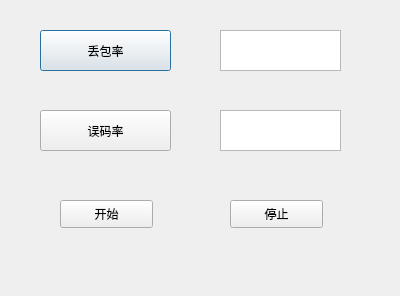
<?xml version="1.0" encoding="UTF-8"?>
<ui version="4.0">
 <class>Dialog</class>
 <widget class="QDialog" name="Dialog">
  <property name="geometry">
   <rect>
    <x>0</x>
    <y>0</y>
    <width>400</width>
    <height>296</height>
   </rect>
  </property>
  <property name="windowTitle">
   <string>Dialog</string>
  </property>
  <widget class="QTextEdit" name="textEdit">
   <property name="geometry">
    <rect>
     <x>220</x>
     <y>30</y>
     <width>121</width>
     <height>41</height>
    </rect>
   </property>
  </widget>
  <widget class="QTextEdit" name="textEdit_2">
   <property name="geometry">
    <rect>
     <x>220</x>
     <y>110</y>
     <width>121</width>
     <height>41</height>
    </rect>
   </property>
  </widget>
  <widget class="QPushButton" name="pushButton">
   <property name="geometry">
    <rect>
     <x>40</x>
     <y>30</y>
     <width>131</width>
     <height>41</height>
    </rect>
   </property>
   <property name="text">
    <string>丢包率</string>
   </property>
  </widget>
  <widget class="QPushButton" name="pushButton_2">
   <property name="geometry">
    <rect>
     <x>40</x>
     <y>110</y>
     <width>131</width>
     <height>41</height>
    </rect>
   </property>
   <property name="text">
    <string>误码率</string>
   </property>
  </widget>
  <widget class="QPushButton" name="pushButton_3">
   <property name="geometry">
    <rect>
     <x>60</x>
     <y>200</y>
     <width>93</width>
     <height>28</height>
    </rect>
   </property>
   <property name="text">
    <string>开始</string>
   </property>
  </widget>
  <widget class="QPushButton" name="pushButton_4">
   <property name="geometry">
    <rect>
     <x>230</x>
     <y>200</y>
     <width>93</width>
     <height>28</height>
    </rect>
   </property>
   <property name="text">
    <string>停止</string>
   </property>
  </widget>
 </widget>
 <resources/>
 <connections/>
</ui>
